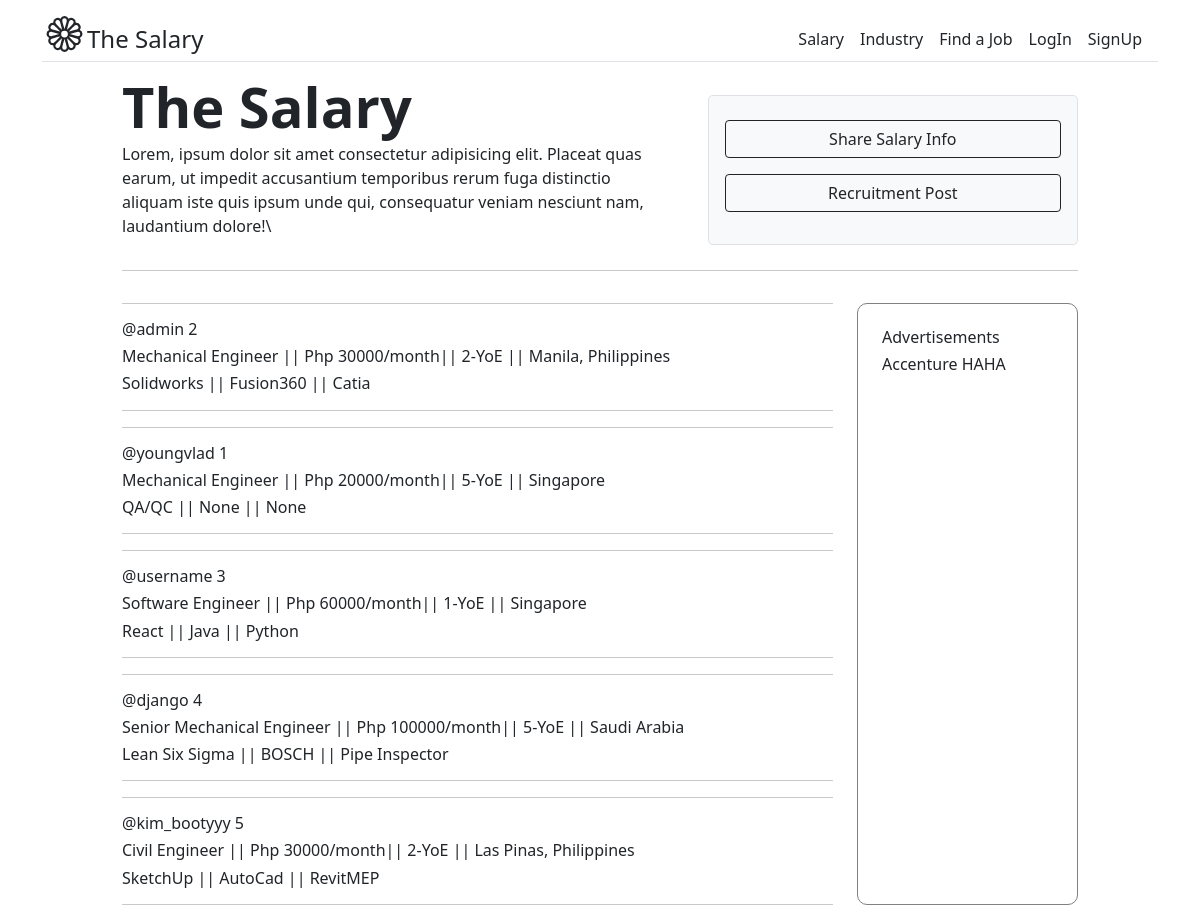
/salary/home/, run on an earlier commit of the app's database.
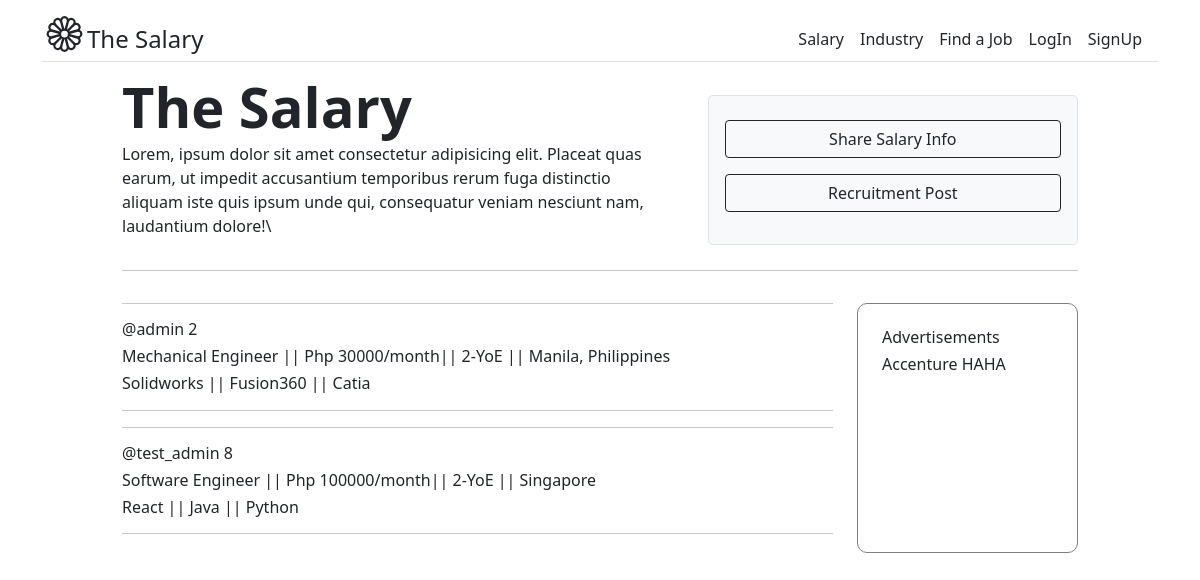
And on a later commit of the database.
### account/models.py (models this page shows, shortened)
class UserProfile(models.Model):
    position                    = models.CharField(max_length=50, null=False, blank=False)
    yoe                         = models.PositiveSmallIntegerField(null=False, blank=False)
    tool_1                      = models.CharField(max_length=20, null=False, blank=False)
    tool_2                      = models.CharField(max_length=20, null=True, blank=True)
    tool_3                      = models.CharField(max_length=20, null=True, blank=True)
    salary                      = models.PositiveIntegerField(null=False, blank=False)
    location                    = models.CharField(max_length=50, null=False, blank=False)
    industry                    = models.ForeignKey(Industry, on_delete=models.CASCADE)
    user                        = models.OneToOneField(CustomUser, on_delete=models.CASCADE)
    created                     = models.DateTimeField(auto_now_add=True)
    updated                     = models.DateTimeField(auto_now=True)
    class Meta:
        verbose_name            = 'Salary Info'
        verbose_name_plural     = 'Salary Info'

class CustomUser(AbstractBaseUser, PermissionsMixin):
    email           = models.EmailField(_('Email Address'), unique=True)
    username        = models.CharField(max_length=15, unique=True, blank=True, null=True)
    first_name      = models.CharField(max_length=20)
    last_name       = models.CharField(max_length=20)
    birthday        = models.DateField(null=True, blank=True)
    is_active       = models.BooleanField(default=True)
    is_staff        = models.BooleanField(default=False)
    is_superuser    = models.BooleanField(default=False)
    date_created    = models.DateTimeField(auto_now_add=True)
    USERNAME_FIELD  = 'email'
    REQUIRED_FIELDS = ['username', 'first_name', 'last_name']
    objects = CustomUserManager()
    class Meta:
        verbose_name            = 'Account'
        verbose_name_plural     = 'Accounts'

### salary/views.py (the view)
# urls.py: path('home/', HomePageView.as_view(), name='home_page'),
class HomePageView(ListView):                                                            # retrieve all
    template_name = 'home.html'
    context_object_name = 'list'
    queryset = UserProfile.objects.all()
    def get_context_data(self, **kwargs):
        id_list = UserProfile.objects.values('id')
        print(id_list)
        query = {'id':self.request.user.id}
        context = super().get_context_data(**kwargs)
        context['id_list'] = id_list
        context['query'] = query
        return context

### templates/home.html (shortened to what this page needs)
{% extends 'base.html' %}
{% block content %}
<div class="container col-xl-10 col-xxl-8">
  <div class="row align-items-center g-lg-5">
    <div class="col-lg-7 text-center text-lg-start">
      <h1 class="display-4 fw-bold lh-1">The Salary</h1>
      <p>Lorem, ipsum dolor sit amet consectetur adipisicing elit. Placeat quas earum, ut impedit
        accusantium temporibus rerum fuga distinctio aliquam iste quis ipsum unde qui, consequatur veniam nesciunt nam,
        laudantium dolore!\</p>
    </div>
    {% if user.is_authenticated %}
      {% if query in id_list %}
      <div class="col-md-10 mx-auto col-lg-5 text-center">
        <div class="p-4 p-md-3 mt-2" style="background-color: white; border: solid grey 1px; border-radius: 5px;">
          <h6>@{{request.user.username}}</h6>
          <h6>{{request.user.userprofile.position}} || {{request.user.userprofile.yoe}} ||
            {{request.user.userprofile.location}}</h6>
          <h6>{{request.user.userprofile.tool_1}} || {{request.user.userprofile.tool_2}} ||
            {{request.user.userprofile.tool_3}}</h6>
        </div>
      </div>
      {% else %}
      <div class="col-md-10 mx-auto col-lg-5 text-center">
        <div class="p-4 p-md-3 mt-2 border rounded-3 bg-light">
          <div class="mb-3 mt-2">
            <a class="w-100 btn btn-md btn-outline-dark" href="{% url 'account:userprofile_create' %}">Share Salary Info</a>
          </div>
          <div class="mb-3">
            <button class="w-100 btn btn-md btn-outline-dark">Recruitment Post</button>
          </div>
        </div>
      </div>
      {% endif %}
    {% else %}
    <div class="col-md-10 mx-auto col-lg-5 text-center">
      <div class="p-4 p-md-3 mt-2 border rounded-3 bg-light">
        <div class="mb-3 mt-2">
          <a class="w-100 btn btn-md btn-outline-dark" href="{% url 'account:user_login' %}">Share Salary Info</a>
        </div>
        <div class="mb-3">
          <button class="w-100 btn btn-md btn-outline-dark">Recruitment Post</button>
        </div>
      </div>
    </div>
    {% endif %}
  </div>
  <div>
    <hr>
  </div>
  <div class="row">
    <div class="col-lg-9">
      {% for item in list %}
      <div>
        <hr>
        <a href="{% url 'salary:salary_post_detail' item.id %}" class="text-decoration-none text-dark">
          <h6>@{{item.user.username}}  {{item.user.id}}</h6>
        </a>
        <h6>{{item.position}} || Php {{item.salary}}/month|| {{item.yoe}}-YoE || {{item.location}}</h6>
        <h6>{{item.tool_1}} || {{item.tool_2}} || {{item.tool_3}}</h6>
        <hr>
      </div>
      {% endfor %}
    </div>
    <div class="contaier col-lg-3">
      <div class="p-4 mt-3" style="background-color: white; border: solid grey 1px; border-radius: 10px; height: 95%;">
        <h6>Advertisements</h6>
        <h6>Accenture HAHA</h6>
      </div>
    </div>
  </div>
</div>
{% endblock %}

### templates/base.html (shortened to what this page needs)
<!DOCTYPE html>
<html lang="en">
<head>
    <link href="https://cdn.jsdelivr.net/npm/bootstrap@5.0.2/dist/css/bootstrap.min.css" rel="stylesheet">
</head>
<body>
    <div class="container py-3">
        <header>
            <div class="d-flex flex-column flex-md-row align-items-center  border-bottom">
                    {% if user.is_authenticated %}
                    <a class="fs-4 text-dark text-decoration-none" href="{% url 'salary:home_page' %}">The Salary</a>
                    {% else %}
                    <a class="fs-4 text-dark text-decoration-none" href="{% url 'salary:home_page' %}">The Salary</a>
                    {% endif %}
                <nav class="d-inline-flex mt-2 mt-md-0 ms-md-auto">
                    <a class="me-3 py-2 text-dark text-decoration-none" href="{% url 'salary:salary_page' %}">Salary</a>
                    <a class="me-3 py-2 text-dark text-decoration-none" href="{% url 'salary:industry_page' %}">Industry</a>
                    <a class="me-3 py-2 text-dark text-decoration-none" href="{% url 'salary:job_board_page' %}">Find a Job</a>
                    {% if user.is_authenticated %}
                        <a class="me-3 py-2 text-dark text-decoration-none" href="{% url 'account:userprofile_detail' %}"><strong>{{user.username}}</strong></a>
                        <a class="me-3 py-2 text-dark text-decoration-none" href="{% url 'logout_view' %}">LogOut</a>
                    {% else %}
                        <a class="me-3 py-2 text-dark text-decoration-none" href="{% url 'account:user_login' %}">LogIn</a>
                        <a class="me-3 py-2 text-dark text-decoration-none" href="{% url 'account:signup_view' %}">SignUp</a>
                    {% endif %}
                </nav>
            </div>
        </header>
    </div>
    <div class="container-fluid">
        {% block content %}
        {% endblock %}
    </div>
</body>
</html>

What changed in the data, as far as the page shows it:
removed UserProfile: user.username "youngvlad", user.id "1", position "Mechanical Engineer", salary "20000", yoe "5", location "Singapore", tool_1 "QA/QC", tool_2 "None", tool_3 "None"
removed UserProfile: user.username "username", user.id "3", position "Software Engineer", salary "60000", yoe "1", location "Singapore", tool_1 "React", tool_2 "Java", tool_3 "Python"
removed UserProfile: user.username "django", user.id "4", position "Senior Mechanical Engineer", salary "100000", yoe "5", location "Saudi Arabia", tool_1 "Lean Six Sigma", tool_2 "BOSCH", tool_3 "Pipe Inspector"
removed UserProfile: user.username "kim_bootyyy", user.id "5", position "Civil Engineer", salary "30000", yoe "2", location "Las Pinas, Philippines", tool_1 "SketchUp", tool_2 "AutoCad", tool_3 "RevitMEP"
added UserProfile: user.username "test_admin", user.id "8", position "Software Engineer", salary "100000", yoe "2", location "Singapore", tool_1 "React", tool_2 "Java", tool_3 "Python"
